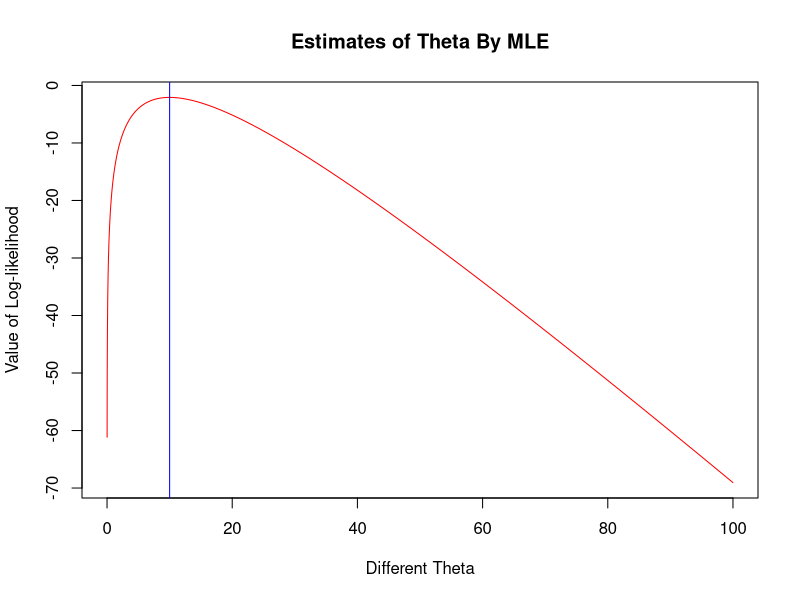

The R source for this figure: (Note: a time limit stopped this script after it produced the figure.)
##First Question
##Generate the log-likehood value for sample size of n Poisson Process
#Param: theta : from Poisson Process like lambda
#       sample : All sample
#
Log_Likehood = function(theta, Sample){
  
  Sample_size = length(Sample) ##Get the size of sample
  
  log = 0 # Store each log value
  
  final_log = 0 # Store the log-likelihood value
  
  for (count in Sample_size){ # loop of samples to get the each likelihood value of each theta
    
    log = Sample[count] * log(theta) - theta - log(factorial(Sample[count])) # log value of each Xi in samples
    
    final_log = final_log + log # Get the log-likelihood value
    
  }
  
  return (final_log) # Return the corrosponding log-likelihood value
}

#Second Question 
##Use Some Sample to plot Log-Likehood
#
Main_Plot_Question2 = function(){
  
  sample = c(12, 8, 14, 8, 11, 6, 13, 9, 9, 10) # Set the Sample in question
  
  theta = seq(0,100,0.01) # Set the range of theta
  
  theta.hat = theta[which.max(Log_Likehood(theta = theta, Sample = sample))] # Get the theta which can max the log-likelihood value
  
  # Plot the loglikelihood against theta
  plot(theta, Log_Likehood(theta = theta, Sample = sample), type = 'l', col = 'red',xlab = 'Different Theta', ylab = 'Value of Log-likelihood',main = 'Estimates of Theta By MLE')
  abline(v = theta.hat,col = 'blue') # Plot the theta we find
  print(theta.hat)
}

Main_Plot_Question2() # Run the Question 2

##Third Question
##New function of Q1 but output the maximum likehood estimate theta
#Param: sample :whatever sample needed to use to find a good theta  
#
MLE_Question3 = function(Sample){
  
  theta = seq(0,100,1) # Give a theta a range
  
  Sample_size = length(Sample) # Get the size of samples
  
  Each_value = c() # Used to store the each value
  
  count_value = 1 # Index of above vector
  
  for (diff_theta in theta){ #Loop of different theta
    
    log = 0 # Initialize the log value
    
    final_log = 0 # Initialize the log-likelihood value
    
    for (count in 1:Sample_size){ # loop of samples to get the each likelihood value of each theta
      
      log = Sample[count] * log(diff_theta) - diff_theta - log(factorial(Sample[count])) # log value of each Xi in samples
      
      final_log = final_log + log # Get the log-likelihood value
      
    }
    
    Each_value[count_value] = final_log # Store the each log-likelihood value of each theta
    
    count_value = count_value + 1 # Count the index of anove vector to store
    
  }
  
  index_max = which.max(Each_value) # Get the index of max likelihood value
  
  return (theta[index_max]) # Return the theta max the log-likelihood value
}

#Question 3
main_Question3 = function(){

  sample = c(12, 8, 14, 8, 11, 6, 13, 9, 9, 10) # Set the samples
  max_et_theata = MLE_Question3(sample) # Get the max theta
  
}

print(main_Question3()) # Run the question 3

##Question 4
#
Po_mle = function(n){
  
  
  count_st = 1 # Index of vector of each mean and variance
  mean_store = c() # Vector of each mean and variance
  var_store = c() # Vector of each mean and variance
  
  for (s in n){ #Loop of each n
    print(s)
    
    Each_th = c() # Vector to store the each theta
    mean_all = 0 # Initialize the mean of each n
    var_all = 0  # Initialize the variance of each n
    count = 1   # Index of the vector of each theta
    
    while( count != 1001 ){ # Loop of 1000 samples' MLE value
      print(count)
      
      sample_pd = rpois(s,10)# Randomly generated from poisson distribution
      
      Each_th[count] = MLE_Question3(sample_pd) # Store the each theta for each n
      
      count = count + 1 # Count the index of storing the theta
    }
    
    mean_store[count_st] = mean(Each_th) # mean of each n
    
    var_store[count_st] = var(Each_th) #  variance of each n
    
    count_st = count_st + 1 # Count the index of vector above
    
  }
  
  final_list = c(mean_store,var_store) # Reture all the mean and variance
  
  return (final_list)
  
}

##Question 5
##
#
#
main_Question5 = function(){
  n = c(5,10,25,50,100,1000) # Set the n samples
  
  inter = length(n) # get the Length of n
  
  results = Po_mle(n) # Get the Results
  
  mean = results[1:inter] # Get the mean of all n
  
  var = results[(inter + 1):(2*inter)] # Get the variance of all n
  
  
  plot(n, mean, type = 'l', col = 'red',xlab = 'Different Samples Size', ylab = 'Different Expectation of Theta',main = 'Expectation of theta by MLE')
  abline(h = 10,col = 'black')
  
  plot(n, var, type = 'l', col = 'red',xlab = 'Different Samples Size', ylab = 'Different variance of Theta',main = 'Var of theta by MLE')
  abline(h = 0,col = 'black')
  
}

main_Question5() # Run the Question 5
